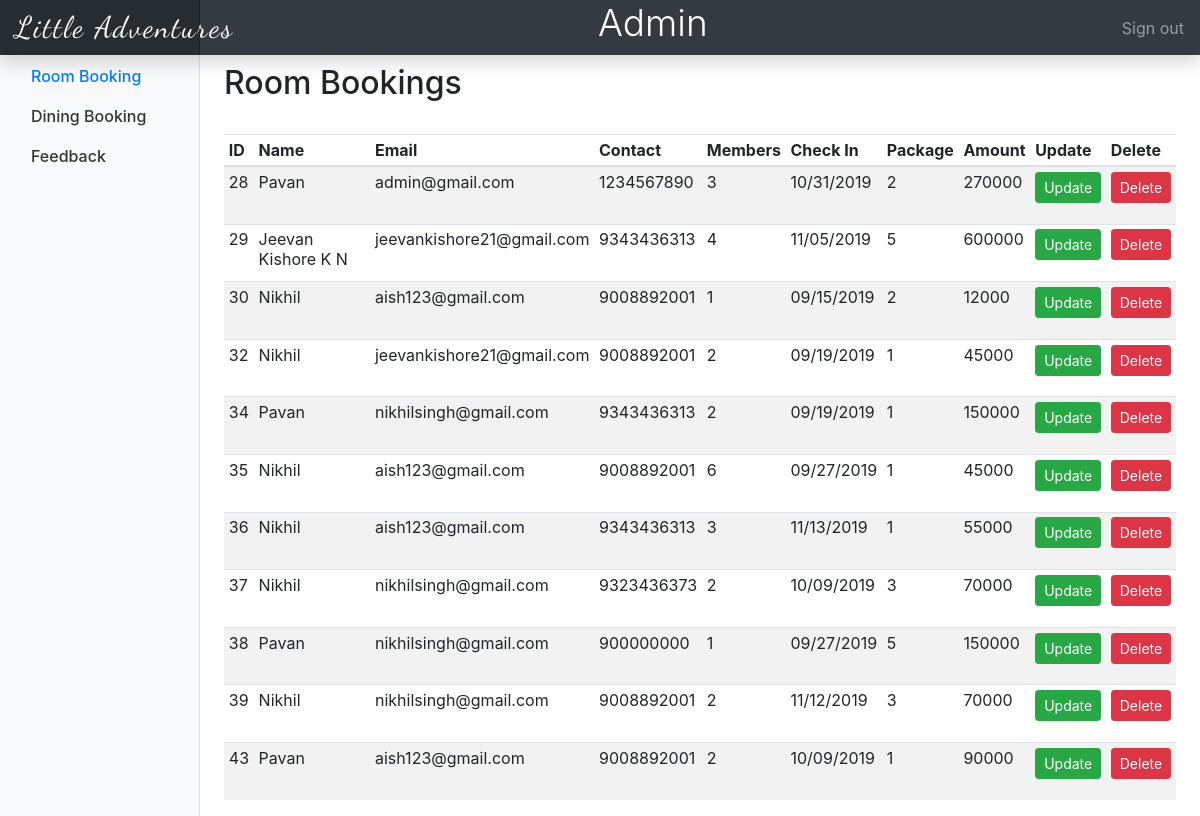
The app's page /admin.php with its own data.
### tables this page shows
CREATE TABLE `roompayment` (
  `paymentID` int(255) NOT NULL,
  `amount` int(255) NOT NULL
);

CREATE TABLE `reservation` (
  `id` int(255) NOT NULL,
  `name` varchar(255) NOT NULL,
  `email` varchar(255) NOT NULL,
  `contact` varchar(255) NOT NULL,
  `members` int(255) NOT NULL,
  `checkin` varchar(255) NOT NULL,
  `package` int(255) NOT NULL
);

### admin.php (the view, shortened to what this page needs)
<?php session_start();
$db=mysqli_connect('localhost','root','','trip') or die('could not connect');
      $query="CALL `admin`();";
      $res=mysqli_query($db,$query);
      ?>
<html>
<head>
  <link rel="stylesheet" type="text/css" href="dashboard/dashboard.css">
  <link rel="stylesheet" href="https://stackpath.bootstrapcdn.com/bootstrap/4.3.1/css/bootstrap.min.css">
  <link rel="stylesheet" type="text/css" href="lightbox2-2.11.1/dist/css/lightbox.min.css">
       <link href="assets/css/font-awesome.css" rel="stylesheet">
</head>
<body>
<nav class="navbar navbar-dark fixed-top bg-dark flex-md-nowrap p-0 shadow">
  <a class="navbar-brand col-sm-3 col-md-2 mr-0" href="admin.php" style="font-family: 'Dancing Script', cursive; font-size: 30px; letter-spacing: 2px;">Little Adventures</a>
  <h1 class="text-white display-4" style="font-size: 37px;">Admin</h1>
  <ul class="navbar-nav px-3">
    <li class="nav-item text-nowrap">
      <a class="nav-link" href="logout1.php">Sign out</a>
    </li>
  </ul>
</nav>
<div class="container-fluid">
  <div class="row">
    <nav class="col-md-2 d-none d-md-block bg-light sidebar">
      <div class="sidebar-sticky">
        <ul class="nav flex-column">
          <li class="nav-item">
            <a class="nav-link active" href="admin.php">
              Room Booking<span class="sr-only">(current)</span>
            </a>
          </li>
          <li class="nav-item">
            <a class="nav-link" href="admindining.php">
              Dining Booking
            </a>
          </li>
          <li class="nav-item">
            <a class="nav-link" href="adminfeedback.php">
              Feedback
            </a>
          </li>
         </ul>
      </div>
    </nav>
    <main role="main" class="col-md-9 ml-sm-auto col-lg-10 px-4">
      <div class="d-flex justify-content-between flex-wrap flex-md-nowrap align-items-center pt-3 pb-2 mb-3 ">
        <h1 class="h2">Room Bookings</h1>
      </div>
      <div class="table-responsive">
        <table class="table table-striped table-sm">
          <thead>
            <tr>
              <th>ID</th>
              <th>Name</th>
              <th>Email</th>
              <th>Contact</th>
              <th>Members</th>
              <th>Check In</th>
              <th>Package</th>
              <th>Amount</th>
              <th>Update</th>
              <th>Delete</th>
            </tr>
          </thead>
          <tbody>
            <?php while($row=mysqli_fetch_assoc($res)){ ?>
            <tr>
              <td><?php echo $row['id']; ?></td>
              <td><?php echo $row['name']; ?></td>
              <td><?php echo $row['email']; ?></td>
              <td><?php echo $row['contact']; ?></td>
              <td><?php echo $row['members']; ?></td>
              <td><?php echo $row['checkin']; ?></td>
              <td><?php echo $row['package']; ?></td>
              <td><?php echo $row['amount']; ?></td>
              <td><form action="edit.php" method="POST">
                <button type="submit" class="btn btn-success btn-sm" name="edit">Update</a></form>
              </td>
              <td>
              <form action="roomdel.php" method="POST">
              <button type="submit" class="btn btn-danger btn-sm" name="delete">Delete</button></form></td>
            </tr>
          <?php } ?>
          </tbody>
        </table>
      </div>
    </main>
  </div>
</div>
</body>
</html>

### dashboard/dashboard.css (style rules this page uses)
body { font-size: .875rem; }
.sidebar { position: fixed; top: 0; bottom: 0; left: 0; z-index: 100; padding: 48px 0 0; box-shadow: inset -1px 0 0 rgba(0, 0, 0, .1); }
.sidebar-sticky { position: relative; top: 0; height: calc(100vh - 48px); padding-top: .5rem; overflow-x: hidden; overflow-y: auto; }
.sidebar .nav-link { font-weight: 500; color: #333; }
.sidebar .nav-link.active { color: #007bff; }
[role="main"] { padding-top: 133px; }
@media (min-width: 768px) { [role="main"] { padding-top: 48px; } }
.navbar-brand { padding-top: .75rem; padding-bottom: .75rem; font-size: 1rem; background-color: rgba(0, 0, 0, .25); box-shadow: inset -1px 0 0 rgba(0, 0, 0, .25); }

### records on screen
roompayment: paymentID "28", paymentID.name "Pavan", paymentID.email "admin@gmail.com", paymentID.contact "1234567890", paymentID.members "3", paymentID.checkin "10/31/2019", paymentID.package "2", amount "270000"
roompayment: paymentID "29", paymentID.name "Jeevan Kishore K N", paymentID.email "jeevankishore21@gmail.com", paymentID.contact "9343436313", paymentID.members "4", paymentID.checkin "11/05/2019", paymentID.package "5", amount "600000"
roompayment: paymentID "30", paymentID.name "Nikhil", paymentID.email "aish123@gmail.com", paymentID.contact "9008892001", paymentID.members "1", paymentID.checkin "09/15/2019", paymentID.package "2", amount "12000"
roompayment: paymentID "32", paymentID.name "Nikhil", paymentID.email "jeevankishore21@gmail.com", paymentID.contact "9008892001", paymentID.members "2", paymentID.checkin "09/19/2019", paymentID.package "1", amount "45000"
roompayment: paymentID "34", paymentID.name "Pavan", paymentID.email "nikhilsingh@gmail.com", paymentID.contact "9343436313", paymentID.members "2", paymentID.checkin "09/19/2019", paymentID.package "1", amount "150000"
roompayment: paymentID "35", paymentID.name "Nikhil", paymentID.email "aish123@gmail.com", paymentID.contact "9008892001", paymentID.members "6", paymentID.checkin "09/27/2019", paymentID.package "1", amount "45000"
roompayment: paymentID "36", paymentID.name "Nikhil", paymentID.email "aish123@gmail.com", paymentID.contact "9343436313", paymentID.members "3", paymentID.checkin "11/13/2019", paymentID.package "1", amount "55000"
roompayment: paymentID "37", paymentID.name "Nikhil", paymentID.email "nikhilsingh@gmail.com", paymentID.contact "9323436373", paymentID.members "2", paymentID.checkin "10/09/2019", paymentID.package "3", amount "70000"
roompayment: paymentID "38", paymentID.name "Pavan", paymentID.email "nikhilsingh@gmail.com", paymentID.contact "900000000", paymentID.members "1", paymentID.checkin "09/27/2019", paymentID.package "5", amount "150000"
roompayment: paymentID "39", paymentID.name "Nikhil", paymentID.email "nikhilsingh@gmail.com", paymentID.contact "9008892001", paymentID.members "2", paymentID.checkin "11/12/2019", paymentID.package "3", amount "70000"
roompayment: paymentID "43", paymentID.name "Pavan", paymentID.email "aish123@gmail.com", paymentID.contact "9008892001", paymentID.members "2", paymentID.checkin "10/09/2019", paymentID.package "1", amount "90000"
